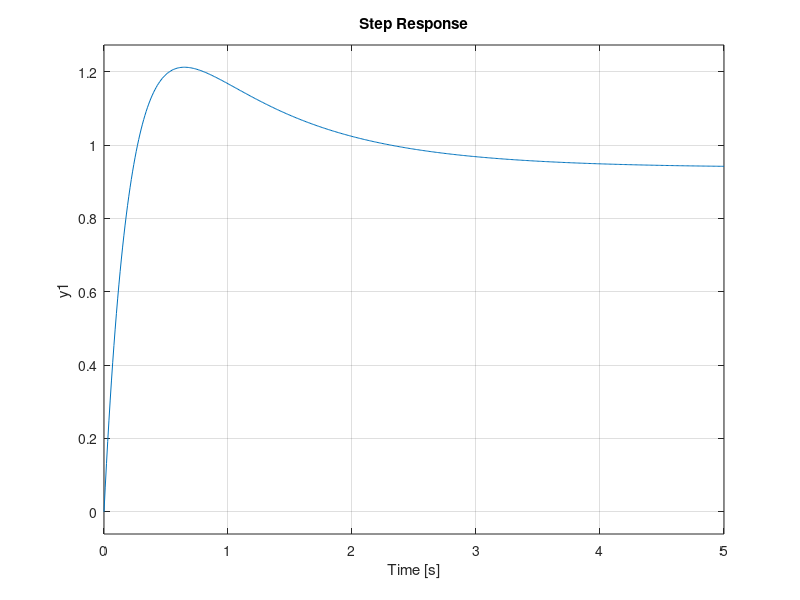
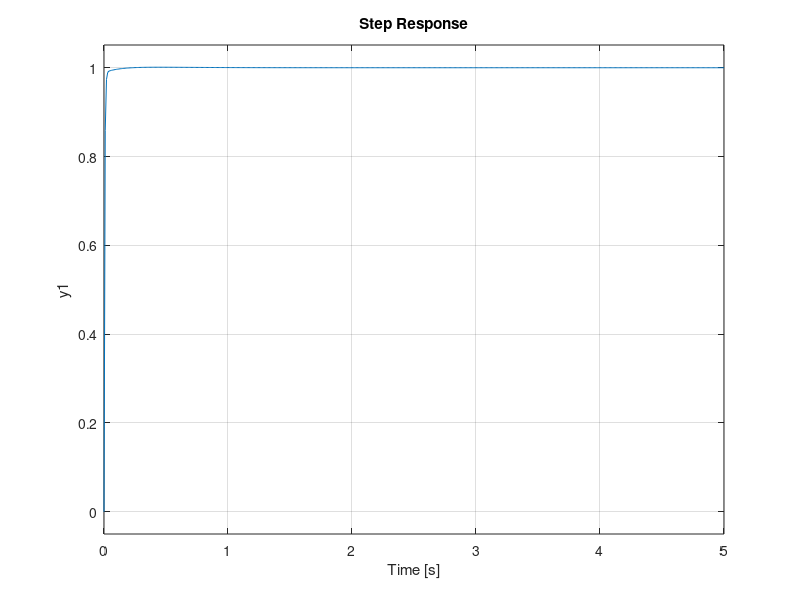

The MATLAB source for these figures, in order:
clear all
close all
clc
clearvars
J = 0.01;
b = 0.1;
K = 0.01;
R = 1;
L = 0.5;
Ts=0.1;
s = tf('s');
g = K/((J*s+b)*(L*s+R)+K^2)
NUMc=[0 0 0.01];
DENc=[0.005 0.06 0.1001]
[A B C D]=tf2ss(NUMc,DENc)
sys=ss(A,B,C,D)
sysd=c2d(sys,Ts)
[NUMd,DENd]=ss2tf(sysd.A,sysd.B,sysd.C,sysd.D)
z=tf('s');
tranfz=(0.0069*s+0.0046)/(s^2-1.1865*s+0.3012)
% Getting closed-loop transfer function
Kp = 1000;
Cd_Cl = pid(Kp);
sys_Cl_L = feedback(Cd_Cl*tranfz,1);
t = 0:0.01:5;
step(sys_Cl_L,t)
%Final design with P I D controller
Kpd = 1000;
Kid = 2000;
Kdd = 100;
C = pid(Kpd,Kid,Kdd);
sys_df = feedback(C*g,1);
figure()
step(sys_df, 0:0.01:5)
